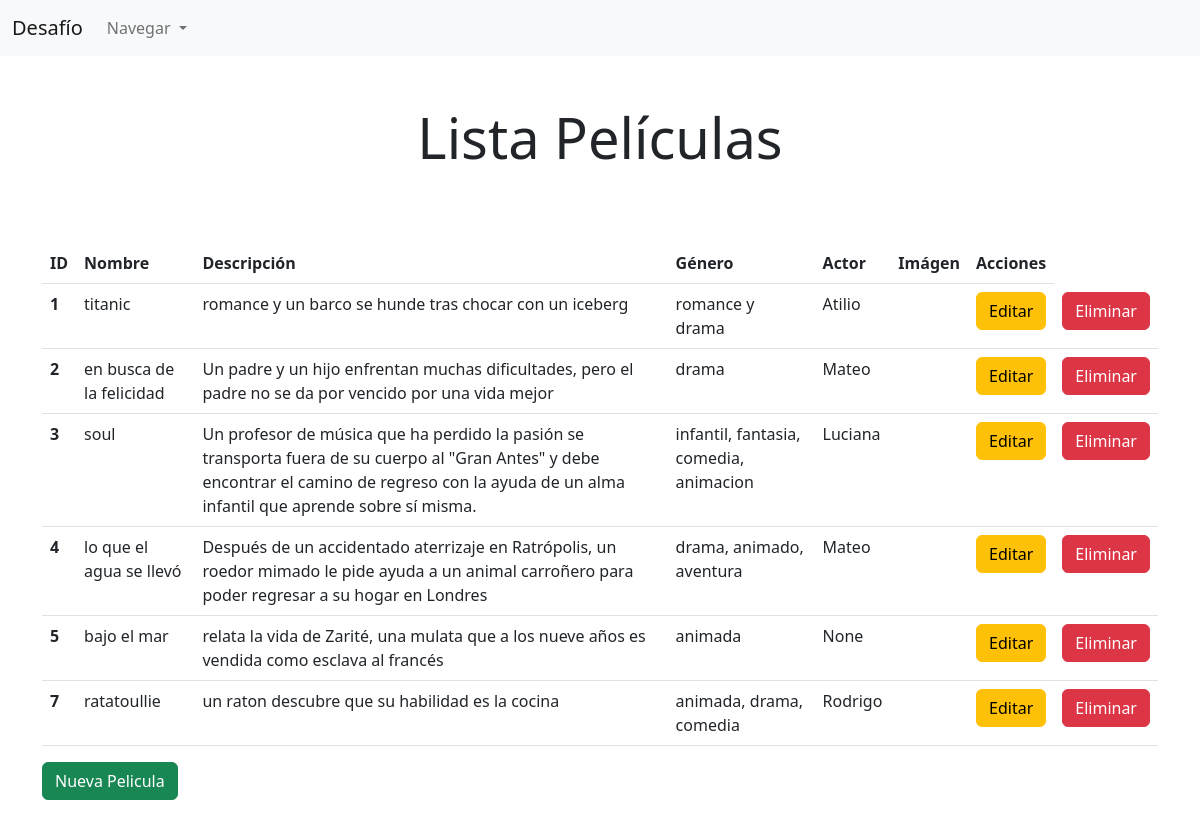
Page /listaPeliculas/ on the earlier database version.
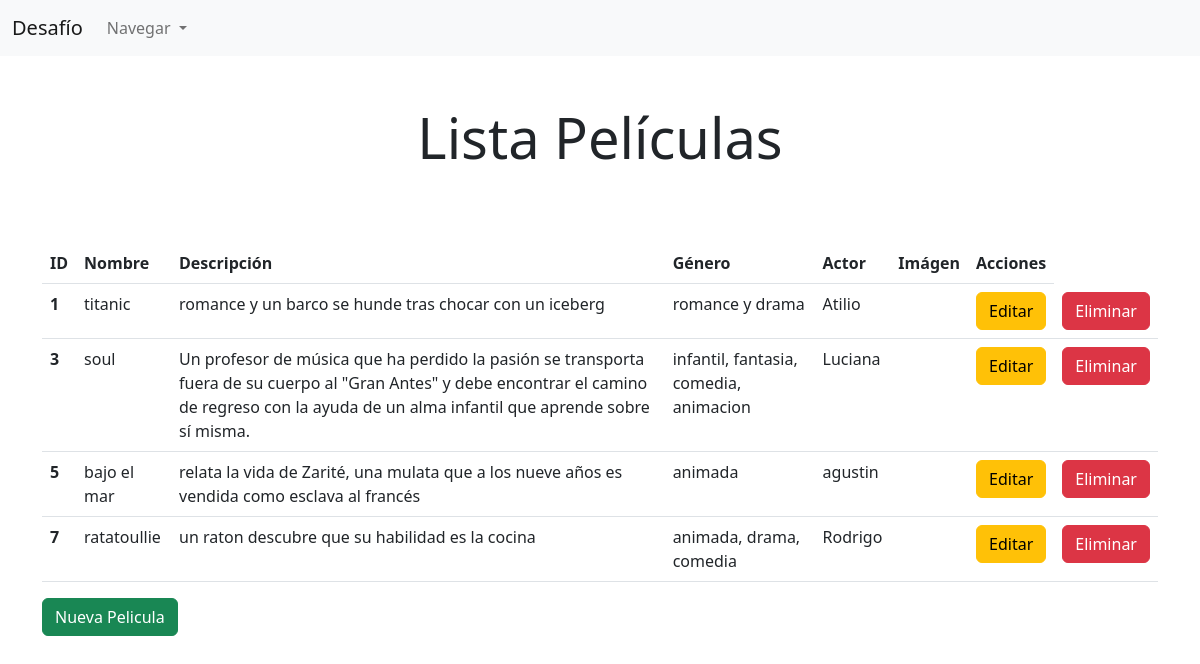
Same page on the later database version.
### peliculas/models.py (models this page shows, shortened)
class tablaPelicula(models.Model):
    nombre_pelicula = models.CharField(max_length=200)
    descripcion = models.CharField(max_length=200)
    genero = models.CharField(max_length=200)
    clob = models.ImageField(upload_to='img', null=True)
    persona = models.ForeignKey(tablaPersona, models.CASCADE, blank=True, null=True)

class tablaPersona(models.Model):
    nacimiento = models.DateField()
    nombre = models.CharField(max_length=155)
    apellido = models.CharField(max_length=155)
    dni = models.IntegerField()
    sueldo_mensual = models.IntegerField()
    def __str__(self):
        return "{}".format(self.nombre)

### peliculas/views.py (the view)
# urls.py: path('listaPeliculas/', peliculaView.listarPelicula, name='listaPeliculas'),
    def listarPelicula(request):
        pelicula = tablaPelicula.objects.all()
        return render(request, 'listaPeliculas.html', {'peliculas':pelicula})

### peliculas/templates/listaPeliculas.html (shortened to what this page needs)
{% extends 'base.html' %}
{% load crispy_forms_tags %}
{% block content %}
<br>
<h1 class="text-center display-4 my-4">Lista Películas</h1>
<br>
<br>
<div class="container">
    <table class="table">
        <thead>
            <tr>
                <th scope="col">ID</th>
                <th scope="col">Nombre</th>
                <th scope="col">Descripción</th>
                <th scope="col">Género</th>
                <th scope="col">Actor</th>
                <th scope="col">Imágen</th>
                <th scope="col">Acciones</th>
            </tr>
        </thead>
        <tbody>
            {% for pelicula in peliculas %}
            <tr>
                <th scope="row"> {{ pelicula.id }} </th>
                <td> {{ pelicula.nombre_pelicula }} </td>
                <td> {{ pelicula.descripcion }} </td>
                <td> {{ pelicula.genero }} </td>
                <td> {{ pelicula.persona }} </td>
                <td> {{ pelicula.clob }} </td>
                <td> <a class="btn btn-warning" href="{% url 'editarPelicula' pelicula.id %}">Editar</a> </td>
                <td> <a class="btn btn-danger" href="{% url 'eliminarPelicula' pelicula.id %}">Eliminar</a> </td>
            </tr>
            {% endfor %}
        </tbody>
    </table>
    <a class="btn btn-success" href="{% url 'registrarPelicula' %}">Nueva Pelicula</a>
</div>
{% endblock %}

### peliculas/templates/base.html (shortened to what this page needs)
<!DOCTYPE html>
<html lang="en">
<head>
    <link href="https://cdn.jsdelivr.net/npm/bootstrap@5.2.3/dist/css/bootstrap.min.css" rel="stylesheet"
>
</head>
<body style="margin-bottom: 100px;">
    <nav class="navbar navbar-expand-lg navbar-light bg-light">
        <div class="container-fluid">
            <a href="{% url 'listaPersonas' %}" class="navbar-brand">Desafío</a>
            <div class="collapse navbar-collapse" id="navbarSupportedContent">
                <ul class="navbar-nav me-auto mb-2 mb-lg-0">
                    <li class="nav-item dropdown">
                        <a class="nav-link dropdown-toggle" href="#" id="navbarDropdown" role="button"
                            data-bs-toggle="dropdown" aria-expanded="false">
                            Navegar
                        </a>
                    </li>
                </ul>
            </div>
        </div>
    </nav>
    {% block content %}
    {% endblock %}
</body>
</html>

Differences in the rows shown:
removed tablaPelicula: id "2", nombre_pelicula "en busca de la felicidad", descripcion "Un padre y un hijo enfrentan muchas dificultades, pero el padre no se da por vencido por una vida mejor", genero "drama", persona "Mateo"
removed tablaPelicula: id "4", nombre_pelicula "lo que el agua se llevó", descripcion "Después de un accidentado aterrizaje en Ratrópolis, un roedor mimado le pide ayuda a un animal carroñero para poder regresar a su hogar en Londres", genero "drama, animado, aventura", persona "Mateo"
changed tablaPelicula "bajo el mar": persona "None" → "agustin"
